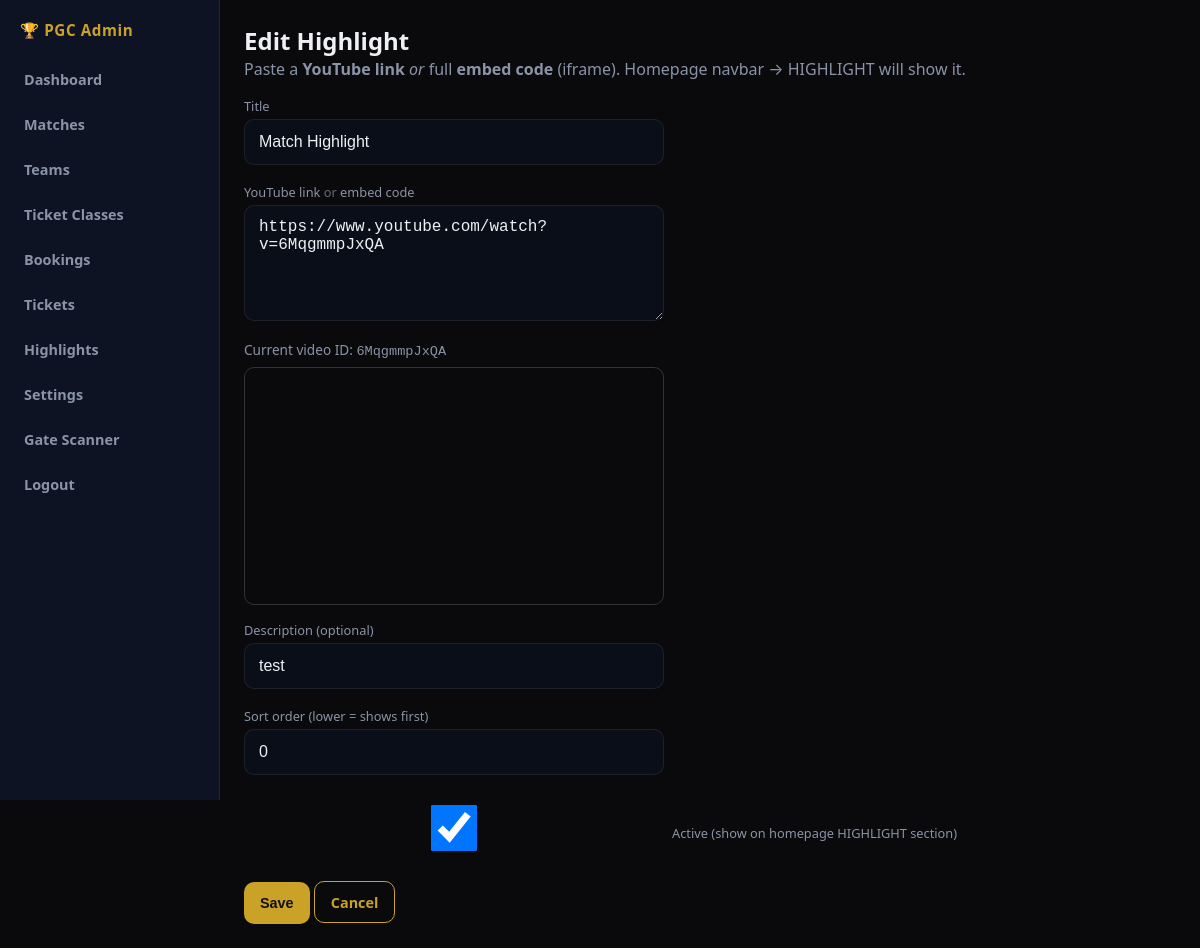
The app's page /admin/highlights/1/edit (signed in) with its own data.
### app/models/highlight.py (models this page shows, shortened)
class Highlight(db.Model):
    __tablename__ = 'highlights'
    id = db.Column(db.Integer, primary_key=True)
    title = db.Column(db.String(200), default='Match Highlight')
    youtube_id = db.Column(db.String(20), nullable=False)
    description = db.Column(db.String(500), default='')
    sort_order = db.Column(db.Integer, default=0)
    is_active = db.Column(db.Boolean, default=True)
    created_at = db.Column(db.DateTime, default=lambda: datetime.now(timezone.utc))

### app/routes/admin.py (the view, shortened to what this page needs)
@admin_bp.route('/highlights/<int:id>/edit', methods=['GET', 'POST'])
@login_required
def highlight_edit(id):
    item = Highlight.query.get_or_404(id)
    return render_template('admin/highlight_form.html', item=item)

### app/models/user.py (called while the page is built)
@login_manager.user_loader
def load_user(user_id):
    return User.query.get(int(user_id))

### app/templates/admin/highlight_form.html (shortened to what this page needs)
{% extends "admin/base.html" %}
{% block content %}
<h2>{% if item %}Edit Highlight{% else %}New Highlight{% endif %}</h2>
<p style="color:var(--muted);margin-bottom:16px;line-height:1.5">
  Paste a <b>YouTube link</b> <i>or</i> full <b>embed code</b> (iframe). Homepage navbar → HIGHLIGHT will show it.
</p>
<form method="post">
  <label>Title</label>
  <input name="title" value="{{ item.title if item else 'Match Highlight' }}" placeholder="e.g. Opening Match Highlights">
  <label>YouTube link <span style="opacity:0.7">or</span> embed code</label>
  <textarea name="youtube_url" rows="5" required
    placeholder="https://www.youtube.com/watch?v=xxxxx
OR embed:
<iframe width=&quot;560&quot; height=&quot;315&quot; src=&quot;https://www.youtube.com/embed/xxxxx&quot; ...></iframe>">{% if item %}https://www.youtube.com/watch?v={{ item.youtube_id }}{% endif %}</textarea>
  {% if item %}
  <p style="font-size:0.85rem;color:var(--muted)">Current video ID: <code>{{ item.youtube_id }}</code></p>
  <div style="max-width:420px;margin:8px 0 16px">
    <div class="yt-wrap" style="position:relative;padding-bottom:56.25%;height:0;border-radius:10px;overflow:hidden;border:1px solid #333">
      <iframe src="https://www.youtube.com/embed/{{ item.youtube_id }}?rel=0"
        style="position:absolute;inset:0;width:100%;height:100%;border:0"
        allowfullscreen loading="lazy"></iframe>
    </div>
  </div>
  {% endif %}
  <label>Description (optional)</label>
  <input name="description" value="{{ item.description if item else '' }}" placeholder="Short caption under the video">
  <label>Sort order (lower = shows first)</label>
  <input type="number" name="sort_order" value="{{ item.sort_order if item else 0 }}">
  <label style="display:flex;align-items:center;gap:8px;margin-top:12px">
    <input type="checkbox" name="is_active" value="1" {% if not item or item.is_active %}checked{% endif %}>
    Active (show on homepage HIGHLIGHT section)
  </label>
  <div style="margin-top:16px">
    <button class="btn" type="submit">Save</button>
    <a class="btn btn-outline" href="{{ url_for('admin.highlights') }}">Cancel</a>
  </div>
</form>
{% endblock %}

### app/static/css/admin.css (style rules this page uses)
:root { --bg: #0a0a0c; --side: #0d1322; --gold: #c9a227; --gold-light: #ffd54f; --text: #eef0f4; --muted: #8b93a7; --card: #121a2b; --border: rgba(255,255,255,0.08); --safe-bottom: env(safe-area-inset-bottom, 0px); --safe-top: env(safe-area-inset-top, 0px); }
*, *::before, *::after { box-sizing: border-box; margin: 0; padding: 0; }
html { -webkit-text-size-adjust: 100%; }
body { font-family: system-ui, -apple-system, 'Segoe UI', sans-serif; background: var(--bg); color: var(--text); display: flex; min-height: 100vh; min-height: 100dvh; -webkit-font-smoothing: antialiased; }
a { color: var(--gold-light); }
.btn { display: inline-flex; align-items: center; justify-content: center; gap: 6px; padding: 10px 16px; border-radius: 10px; background: var(--gold); color: #111; font-weight: 700; border: none; cursor: pointer; text-decoration: none; font-size: 0.9rem; min-height: 42px; -webkit-tap-highlight-color: transparent; }
.btn-outline { background: transparent; border: 1px solid var(--gold); color: var(--gold); }
input, select, textarea { padding: 12px 14px; border-radius: 10px; border: 1px solid var(--border); background: #0a0e18; color: var(--text); margin: 4px 0 14px; width: 100%; max-width: 420px; font-size: 16px; min-height: 46px; }
textarea { min-height: 100px; resize: vertical; }
label { font-size: 0.8rem; color: var(--muted); display: block; margin-top: 4px; }

### records on screen
Highlight: title "Match Highlight", youtube_url "https://www.youtube.com/watch?v=6MqgmmpJxQA", youtube_id "6MqgmmpJxQA", description "test", sort_order "0", is_active "☑"
